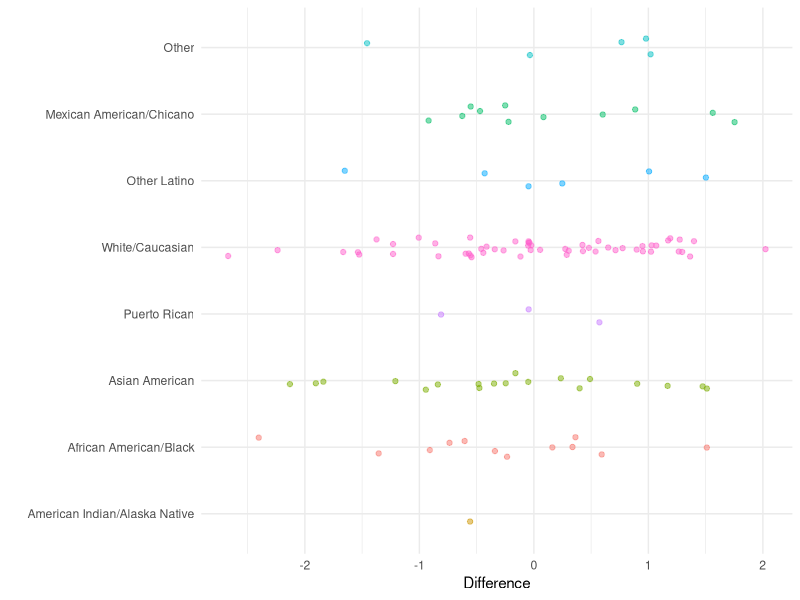

Here is the R script that generated this plot:
###--------------------------------------------------
### Example factor jitplot
### Good for relatively small N datasets
###--------------------------------------------------



library(ggplot2)
library(plyr)

theme_set(theme_minimal())

### Fake data following the general pattern of Omar's example
### ggplot likes data in long format best.
Group <- c("African American/Black", "American Indian/Alaska Native", "Asian American",
           "Mexican American/Chicano", "Other", "Other Latino", "Puerto Rican", "White/Caucasian")
N <- as.list(c(12, 1, 19, 11, 5, 6, 3, 55))
obs <- sapply(N, rnorm)
names(obs) <- Group
data <- ldply (obs, data.frame)
colnames(data) <- c("Group", "Difference")
data$Group <- as.factor(data$Group)

### Plot: order factor by mean level of difference score (won't do
### much in this example because the fake data are normally distributed)

## Control jitter -- we only really want the jitter on the vertical axis,
## which isn't measuring anything
jit <- position_jitter(height=0.15, width=0.01)

p <- ggplot(data, aes(y=reorder(Group, Difference, mean), x=Difference, color=Group))

p + geom_jitter(alpha=0.5, position=jit) + labs(y="") +
    guides(color = FALSE)
